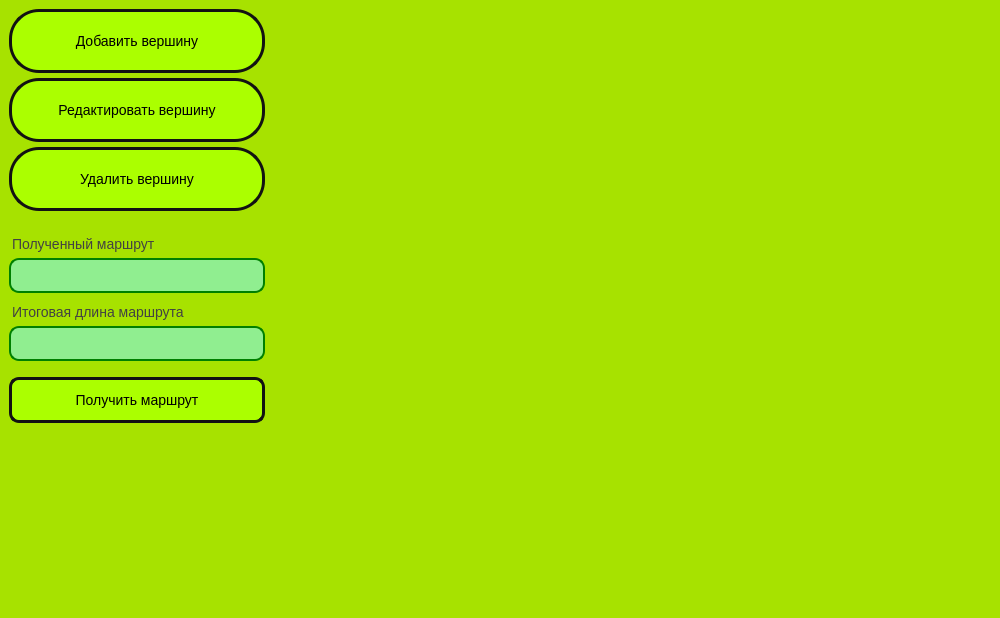
<?xml version="1.0" encoding="UTF-8"?>
<ui version="4.0">
 <class>MainWindow</class>
 <widget class="QMainWindow" name="MainWindow">
  <property name="geometry">
   <rect>
    <x>0</x>
    <y>0</y>
    <width>1000</width>
    <height>618</height>
   </rect>
  </property>
  <property name="minimumSize">
   <size>
    <width>1000</width>
    <height>500</height>
   </size>
  </property>
  <property name="windowTitle">
   <string>Задача оптимизации: задача о коммивояжёре</string>
  </property>
  <property name="styleSheet">
   <string notr="true">QMainWindow {
background-color: rgb(167, 226, 0);
}

QPlainTextEdit, QLineEdit {
background-color: lightgreen;
padding: 5px;
border: 2px solid green;
border-radius: 10px;

margin-bottom: 5px;

color: #363636;
font-family: &quot;consolas&quot;;
font-size: 16px;
}

QPlainTextEdit:focus, QLineEdit:focus, QPushButton:focus {
border: 4px solid darkgreen;
}

QPlainTextEdit:hover, QLineEdit:hover, QPushButton:hover {
border: 4px solid darkgreen;
}

QPushButton:hover{ 
background-color: #BBFF00; 
}

QPushButton {
background-color:#ABFF00;
color: black;

height: 48px;

font-family: &quot;arial&quot;;
font-size: 14px;

border: 3px solid #121212;
border-radius: 30px;
padding: 5px;

margin-bottom: 4px;
}

QPushButton:pressed {
background-color: white;
border: 2px solid white;
}

QLabel {
color: #424242;
font-family: &quot;arial&quot;;
font-size: 14px;
margin-bottom: 5px;
}

QMenuBar {
background-color: white;
color: #363636;

font-family: &quot;arial&quot;;
font-size: 14px;
}</string>
  </property>
  <widget class="QWidget" name="centralwidget">
   <layout class="QVBoxLayout" name="verticalLayout">
    <item>
     <layout class="QHBoxLayout" name="horizontalLayout">
      <item>
       <layout class="QFormLayout" name="formLayout">
        <item row="0" column="0">
         <layout class="QVBoxLayout" name="verticalLayout_2">
          <property name="spacing">
           <number>1</number>
          </property>
          <item alignment="Qt::AlignTop">
           <widget class="QPushButton" name="AddVertexPushButton">
            <property name="maximumSize">
             <size>
              <width>16777215</width>
              <height>16777215</height>
             </size>
            </property>
            <property name="text">
             <string>Добавить вершину</string>
            </property>
           </widget>
          </item>
          <item alignment="Qt::AlignTop">
           <widget class="QPushButton" name="EditVertexPushButton">
            <property name="maximumSize">
             <size>
              <width>16777215</width>
              <height>16777215</height>
             </size>
            </property>
            <property name="text">
             <string>Редактировать вершину</string>
            </property>
           </widget>
          </item>
          <item alignment="Qt::AlignTop">
           <widget class="QPushButton" name="DeleteVertexPushButton">
            <property name="maximumSize">
             <size>
              <width>16777215</width>
              <height>16777215</height>
             </size>
            </property>
            <property name="text">
             <string>Удалить вершину</string>
            </property>
           </widget>
          </item>
          <item>
           <widget class="QLabel" name="GotRouteLabel">
            <property name="styleSheet">
             <string notr="true">margin-top: 20px;</string>
            </property>
            <property name="text">
             <string>Полученный маршрут</string>
            </property>
           </widget>
          </item>
          <item>
           <widget class="QLineEdit" name="GotRouteLineEdit">
            <property name="styleSheet">
             <string notr="true">margin-bottom: 0px;</string>
            </property>
            <property name="text">
             <string/>
            </property>
            <property name="readOnly">
             <bool>true</bool>
            </property>
           </widget>
          </item>
          <item>
           <widget class="QLabel" name="GotRouteLengthLabel">
            <property name="styleSheet">
             <string notr="true">margin-top: 10px;</string>
            </property>
            <property name="text">
             <string>Итоговая длина маршрута</string>
            </property>
           </widget>
          </item>
          <item>
           <widget class="QLineEdit" name="GotRouteLengthLineEdit">
            <property name="readOnly">
             <bool>true</bool>
            </property>
           </widget>
          </item>
          <item>
           <widget class="QPushButton" name="pushButton">
            <property name="styleSheet">
             <string notr="true">QPushButton
{
height: 30px;
border-radius: 10px;
margin-top: 10px;
}</string>
            </property>
            <property name="text">
             <string>Получить маршрут</string>
            </property>
           </widget>
          </item>
          <item>
           <widget class="QPlainTextEdit" name="plainTextEdit">
            <property name="enabled">
             <bool>false</bool>
            </property>
            <property name="styleSheet">
             <string notr="true">background-color: rgba(0, 0, 0, 0);
border: 0px;</string>
            </property>
            <property name="backgroundVisible">
             <bool>true</bool>
            </property>
           </widget>
          </item>
         </layout>
        </item>
        <item row="0" column="1">
         <layout class="QVBoxLayout" name="GraphicsLayout"/>
        </item>
       </layout>
      </item>
     </layout>
    </item>
   </layout>
  </widget>
  <action name="OpenFileAction">
   <property name="text">
    <string>Открыть</string>
   </property>
   <property name="toolTip">
    <string>Открыть файл с матрицей смежности графа</string>
   </property>
  </action>
  <action name="SaveFileAction">
   <property name="text">
    <string>Сохранить</string>
   </property>
   <property name="toolTip">
    <string>Сохранить текущую матрицу смежности в файл</string>
   </property>
  </action>
  <action name="SaveFileAsAction">
   <property name="text">
    <string>Сохранить как</string>
   </property>
   <property name="toolTip">
    <string>Сохранить текущую матрицу смежности в новом файле</string>
   </property>
  </action>
  <action name="QuitAppAction">
   <property name="text">
    <string>Выход из приложения</string>
   </property>
   <property name="toolTip">
    <string>Завершить работу приложения, выход из программы</string>
   </property>
  </action>
 </widget>
 <resources/>
 <connections/>
</ui>
